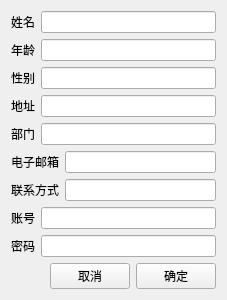
<?xml version="1.0" encoding="UTF-8"?>
<ui version="4.0">
 <class>Form</class>
 <widget class="QWidget" name="Form">
  <property name="geometry">
   <rect>
    <x>0</x>
    <y>0</y>
    <width>227</width>
    <height>297</height>
   </rect>
  </property>
  <property name="windowTitle">
   <string>Form</string>
  </property>
  <layout class="QVBoxLayout" name="verticalLayout_2">
   <item>
    <layout class="QVBoxLayout" name="verticalLayout">
     <item>
      <layout class="QHBoxLayout" name="horizontalLayout">
       <item>
        <widget class="QLabel" name="label">
         <property name="text">
          <string>姓名</string>
         </property>
        </widget>
       </item>
       <item>
        <widget class="QLineEdit" name="lineEdit"/>
       </item>
      </layout>
     </item>
     <item>
      <layout class="QHBoxLayout" name="horizontalLayout_2">
       <item>
        <widget class="QLabel" name="label_2">
         <property name="text">
          <string>年龄</string>
         </property>
        </widget>
       </item>
       <item>
        <widget class="QLineEdit" name="lineEdit_2"/>
       </item>
      </layout>
     </item>
     <item>
      <layout class="QHBoxLayout" name="horizontalLayout_3">
       <item>
        <widget class="QLabel" name="label_3">
         <property name="text">
          <string>性别</string>
         </property>
        </widget>
       </item>
       <item>
        <widget class="QLineEdit" name="lineEdit_3"/>
       </item>
      </layout>
     </item>
     <item>
      <layout class="QHBoxLayout" name="horizontalLayout_4">
       <item>
        <widget class="QLabel" name="label_4">
         <property name="text">
          <string>地址</string>
         </property>
        </widget>
       </item>
       <item>
        <widget class="QLineEdit" name="lineEdit_4"/>
       </item>
      </layout>
     </item>
     <item>
      <layout class="QHBoxLayout" name="horizontalLayout_5">
       <item>
        <widget class="QLabel" name="label_5">
         <property name="text">
          <string>部门</string>
         </property>
        </widget>
       </item>
       <item>
        <widget class="QLineEdit" name="lineEdit_5"/>
       </item>
      </layout>
     </item>
     <item>
      <layout class="QHBoxLayout" name="horizontalLayout_6">
       <item>
        <widget class="QLabel" name="label_6">
         <property name="text">
          <string>电子邮箱</string>
         </property>
        </widget>
       </item>
       <item>
        <widget class="QLineEdit" name="lineEdit_6"/>
       </item>
      </layout>
     </item>
     <item>
      <layout class="QHBoxLayout" name="horizontalLayout_7">
       <item>
        <widget class="QLabel" name="label_7">
         <property name="text">
          <string>联系方式</string>
         </property>
        </widget>
       </item>
       <item>
        <widget class="QLineEdit" name="lineEdit_7"/>
       </item>
      </layout>
     </item>
     <item>
      <layout class="QHBoxLayout" name="horizontalLayout_9">
       <item>
        <widget class="QLabel" name="label_8">
         <property name="text">
          <string>账号</string>
         </property>
        </widget>
       </item>
       <item>
        <widget class="QLineEdit" name="lineEdit_8"/>
       </item>
      </layout>
     </item>
     <item>
      <layout class="QHBoxLayout" name="horizontalLayout_10">
       <item>
        <widget class="QLabel" name="label_9">
         <property name="text">
          <string>密码</string>
         </property>
        </widget>
       </item>
       <item>
        <widget class="QLineEdit" name="lineEdit_9"/>
       </item>
      </layout>
     </item>
     <item>
      <layout class="QHBoxLayout" name="horizontalLayout_8">
       <item>
        <spacer name="horizontalSpacer">
         <property name="orientation">
          <enum>Qt::Horizontal</enum>
         </property>
         <property name="sizeHint" stdset="0">
          <size>
           <width>40</width>
           <height>20</height>
          </size>
         </property>
        </spacer>
       </item>
       <item>
        <widget class="QPushButton" name="pushButton_2">
         <property name="text">
          <string>取消</string>
         </property>
        </widget>
       </item>
       <item>
        <widget class="QPushButton" name="pushButton">
         <property name="text">
          <string>确定</string>
         </property>
        </widget>
       </item>
      </layout>
     </item>
    </layout>
   </item>
  </layout>
 </widget>
 <resources/>
 <connections/>
</ui>
